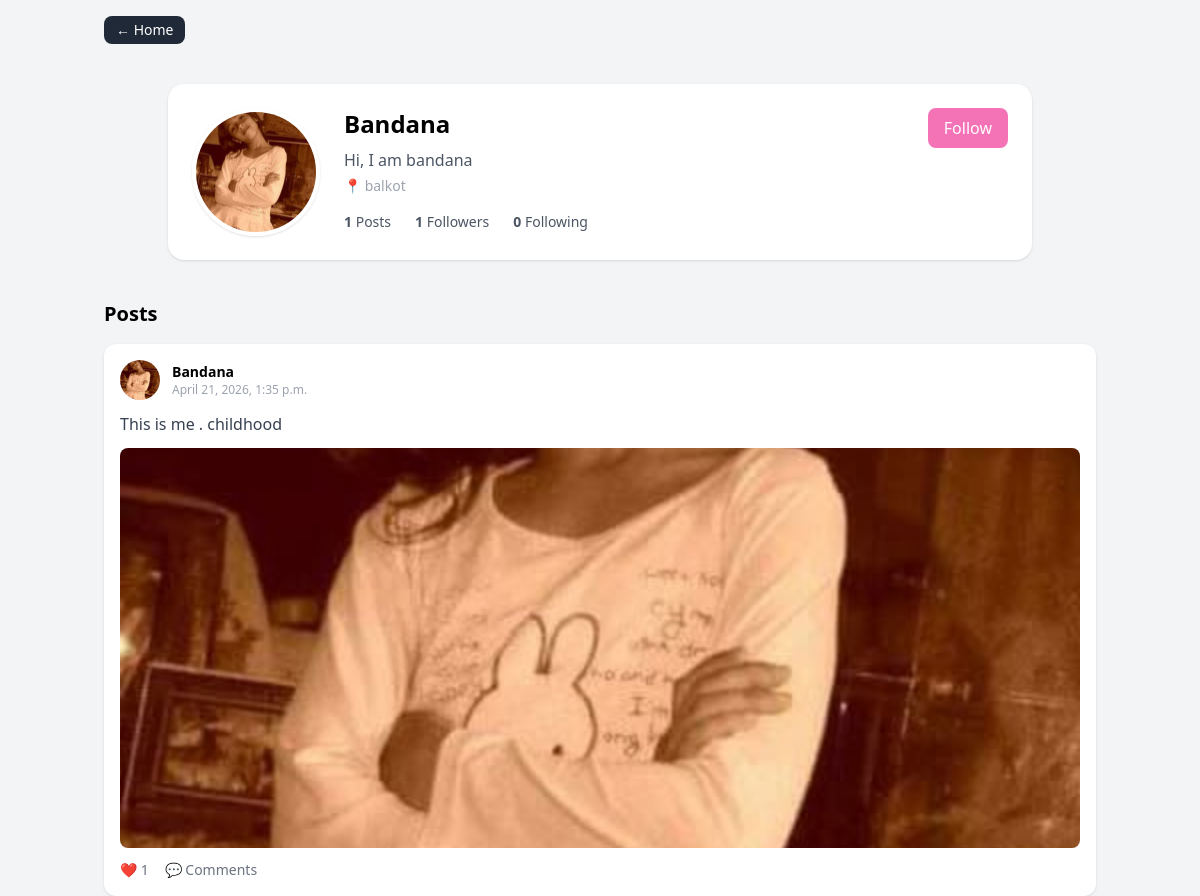
The app's page /profile/Bandana with its own data.
### main/models.py (models this page shows, shortened)
class Profile(models.Model):
    user=models.ForeignKey(User, on_delete=models.CASCADE)
    id_user=models.IntegerField()
    bio=models.CharField(max_length=5000, blank=True)
    location=models.CharField(max_length=30, blank=True)
    profileimg=models.ImageField( default='d_pp.png', upload_to='profile_pics')

class Post(models.Model):
    id=models.UUIDField(primary_key=True,default=uuid.uuid4,editable=False)
    user=models.ForeignKey(User, on_delete=models.CASCADE)
    image=models.ImageField(upload_to='post_pics')
    text=models.TextField()
    created_at=models.DateTimeField(default=datetime.now)
    no_of_likes=models.IntegerField(default=0)

### main/views.py (the view)
# urls.py: path("profile/<str:pk>",views.profile, name='profile'),
def profile(request,pk):
    user=User.objects.get(username=pk)
    user_profile=Profile.objects.get(user=user)
    user_posts=Post.objects.filter(user=user)
    user_post_length=len(user_posts)
    follower_c=len(Followers.objects.filter(username=pk))
    following_c=len(Followers.objects.filter(follower=pk))
    f=Followers.objects.filter(username=pk,follower=request.user.username).first()
    if f:
        button_txt='Unfollow'
    else:
        button_txt='Follow'
    data={'user_profile':user_profile,
          'user_posts':user_posts,
          'user_post_length':user_post_length,
          'follower_c':follower_c,
          'following_c':following_c,
          'button_txt':button_txt
          }
    return render(request, 'profile.html',data)

### templates/profile.html (shortened to what this page needs)
{% load static %}
<!DOCTYPE html>
<html lang="en">
<head>
    <script src="https://cdn.tailwindcss.com"></script>
</head>
<body class="bg-gray-100">
<div class="max-w-5xl mx-auto mt-4 px-4 flex justify-between items-center">
    <a href="/" class="text-sm bg-gray-800 text-white px-3 py-1 rounded-lg">
        ← Home
    </a>
</div>
<div class="max-w-4xl mx-auto mt-10 px-4">
    <div class="bg-white shadow rounded-2xl p-6">
        <div class="flex flex-col md:flex-row items-center md:items-start gap-6">
            <img src="{{ user_profile.profileimg.url }}"
                 class="w-32 h-32 rounded-full object-cover border-4 border-white shadow">
            <div class="flex-1 text-center md:text-left">
                <h1 class="text-2xl font-bold">
                    {{ user_profile.user.username }}
                </h1>
                <p class="text-gray-600 mt-2">
                    {{ user_profile.bio|default:"No bio yet" }}
                </p>
                <p class="text-sm text-gray-400 mt-1">
                    📍 {{ user_profile.location|default:"Unknown location" }}
                </p>
                <div class="flex justify-center md:justify-start gap-6 mt-4 text-sm text-gray-600">
                    <span><b>{{ user_post_length }}</b> Posts</span>
                    <span><b>{{ follower_c }}</b> Followers</span>
                    <span><b>{{ following_c }}</b> Following</span>
                </div>
            </div>
            <div>
                <form action="/follow" method="POST">
                    {% if user_profile.user.username == user.username %}
                        <a href="{% url 'setting' %}"
                           class="bg-pink-400 text-white px-4 py-2 rounded-lg">
                            Edit Profile
                        </a>
                    {% else %}
                        <button type="submit"
                                class="bg-pink-400 text-white px-4 py-2 rounded-lg">
                            {{ button_txt }}
                        </button>
                    {% endif %}
                </form>
            </div>
        </div>
    </div>
</div>
<div class="max-w-5xl mx-auto mt-10 px-4">
    <h2 class="text-xl font-semibold mb-4">Posts</h2>
    <div class="space-y-4">
        {% for post in user_posts %}
        <div class="bg-white rounded-xl shadow p-4">
            <div class="flex items-center gap-3 mb-3">
                <img src="{{ user_profile.profileimg.url }}"
                     class="w-10 h-10 rounded-full object-cover">
                <div>
                    <p class="font-semibold text-sm">
                        {{ user_profile.user.username }}
                    </p>
                    <p class="text-xs text-gray-400">
                        {{ post.created_at }}
                    </p>
                </div>
            </div>
            {% if post.text %}
                <p class="text-gray-700 mb-3">
                    {{ post.text }}
                </p>
            {% endif %}
            {% if post.image %}
                <img src="{{ post.image.url }}"
                     class="w-full rounded-lg object-cover max-h-[400px]">
            {% endif %}
            <div class="flex gap-4 mt-3 text-sm text-gray-500">
                <span>❤️ {{ post.no_of_likes }}</span>
                <span>💬 Comments</span>
            </div>
        </div>
        {% endfor %}
    </div>
</div>
</body>
</html>

### records on screen
Profile: profileimg (picture), user.username "Bandana", bio "Hi, I am bandana", location "balkot"
Post: profileimg (picture), created_at "April 21, 2026, 1:35 p.m.", text "This is me . childhood", image (picture), no_of_likes "1"

### other values on screen
{{ user_post_length }} "1"
{{ follower_c }} "1"
{{ following_c }} "0"
{{ button_txt }} "Follow"
